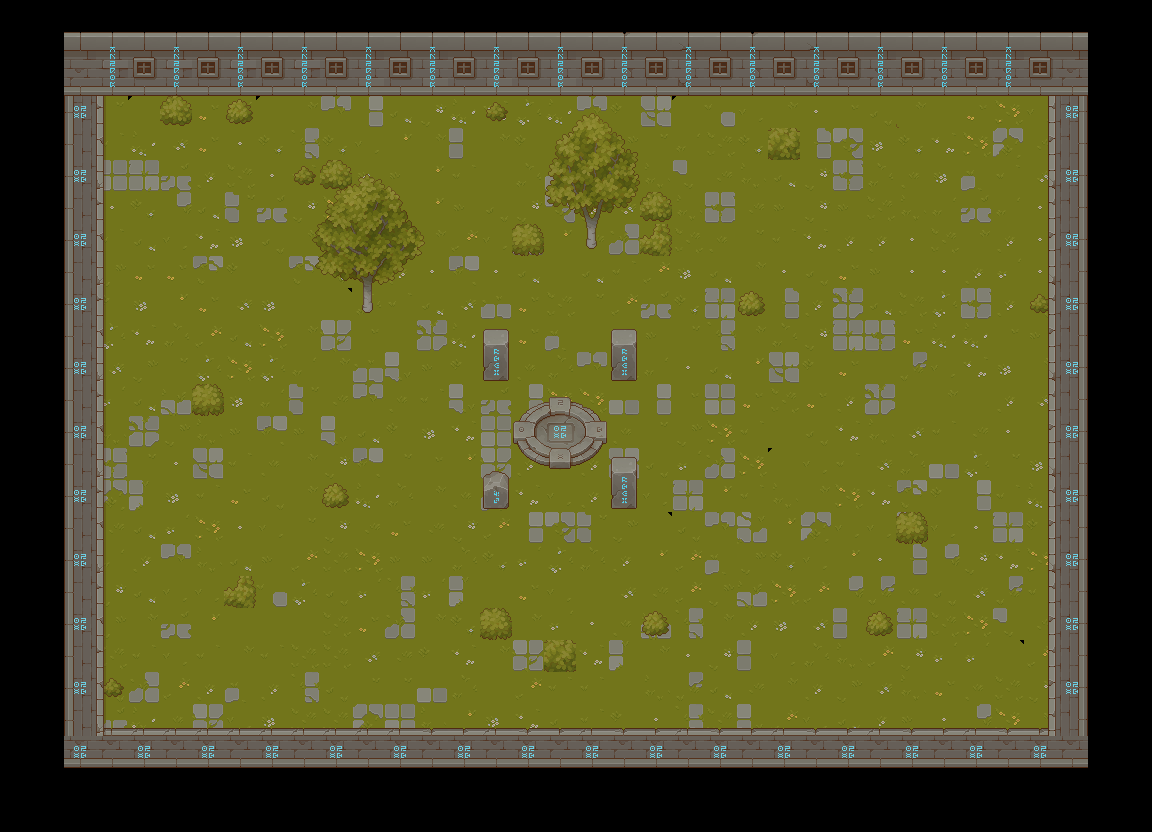

This game map was drawn from its Tiled (.tmx) file and the tilesets committed beside it. A one-line description and the trimmed map source follow:
An orthogonal 36x26 tile map with 32x32 px tiles, 5 tile layers (fond, fond2, collision, effet(font3), ...), 5 tilesets.

<map version="1.10" tiledversion="1.11.2" orientation="orthogonal" renderorder="right-down" width="36" height="26" tilewidth="32" tileheight="32" infinite="0" nextlayerid="8" nextobjectid="1">
 <tileset firstgid="1" source="Texture/TX Tileset Grass.tsx" />
 <tileset firstgid="65" name="TX Plant" tilewidth="32" tileheight="32" tilecount="256" columns="16">
  <image source="Texture/TX Plant.png" width="512" height="512" />
  <tile id="33" probability="0.1" />
  <tile id="97" probability="0.1" />
  <tile id="99" probability="0.1" />
  <tile id="101" probability="0.1" />
  <tile id="103" probability="0.1" />
  <tile id="105" probability="0.1" />
  <tile id="107" probability="0.1" />
 </tileset>
 <tileset firstgid="321" name="torche" tilewidth="32" tileheight="32" tilecount="288" columns="16">
  <image source="Texture/torche.png" width="512" height="576" />
  <tile id="32">
   <animation>
    <frame tileid="32" duration="100" />
    <frame tileid="34" duration="100" />
    <frame tileid="36" duration="100" />
    <frame tileid="38" duration="100" />
    <frame tileid="40" duration="100" />
    <frame tileid="42" duration="100" />
   </animation>
  </tile>
  <tile id="33">
   <animation>
    <frame tileid="33" duration="100" />
    <frame tileid="35" duration="100" />
    <frame tileid="37" duration="100" />
    <frame tileid="39" duration="100" />
    <frame tileid="41" duration="100" />
    <frame tileid="43" duration="100" />
   </animation>
  </tile>
  <tile id="48">
   <animation>
    <frame tileid="48" duration="100" />
    <frame tileid="50" duration="100" />
    <frame tileid="52" duration="100" />
    <frame tileid="54" duration="100" />
    <frame tileid="56" duration="100" />
    <frame tileid="58" duration="100" />
   </animation>
  </tile>
  <tile id="49">
   <animation>
    <frame tileid="49" duration="100" />
    <frame tileid="51" duration="100" />
    <frame tileid="53" duration="100" />
    <frame tileid="55" duration="100" />
    <frame tileid="57" duration="100" />
    <frame tileid="59" duration="100" />
   </animation>
  </tile>
  <tile id="256">
   <animation>
    <frame tileid="256" duration="100" />
    <frame tileid="258" duration="100" />
    <frame tileid="260" duration="100" />
    <frame tileid="262" duration="100" />
    <frame tileid="264" duration="100" />
    <frame tileid="266" duration="100" />
   </animation>
  </tile>
  <tile id="257">
   <animation>
    <frame tileid="257" duration="100" />
    <frame tileid="259" duration="100" />
    <frame tileid="261" duration="100" />
    <frame tileid="263" duration="100" />
    <frame tileid="265" duration="100" />
    <frame tileid="267" duration="100" />
   </animation>
  </tile>
  <tile id="272">
   <animation>
    <frame tileid="272" duration="100" />
    <frame tileid="274" duration="100" />
    <frame tileid="276" duration="100" />
    <frame tileid="278" duration="100" />
    <frame tileid="280" duration="100" />
    <frame tileid="282" duration="100" />
   </animation>
  </tile>
  <tile id="273">
   <animation>
    <frame tileid="273" duration="100" />
    <frame tileid="275" duration="100" />
    <frame tileid="277" duration="100" />
    <frame tileid="279" duration="100" />
    <frame tileid="281" duration="100" />
    <frame tileid="283" duration="100" />
   </animation>
  </tile>
 </tileset>
 <tileset firstgid="609" name="TX Tileset Wall" tilewidth="32" tileheight="32" tilecount="256" columns="16">
  <image source="Texture/TX Tileset Wall.png" width="512" height="512" />
  <tile id="0" />
  <tile id="1" />
  <tile id="2" />
  <tile id="3" />
  <tile id="4" />
  <tile id="5" />
  <tile id="6" />
  <tile id="7" />
  <tile id="8" />
  <tile id="9" />
  <tile id="10" />
  <tile id="11" />
  <tile id="12" />
  <tile id="13" />
  <tile id="14" />
  <tile id="15" />
  <tile id="16" />
  <tile id="17" />
  <tile id="18" />
  <tile id="19" />
  <tile id="20" />
  <tile id="21" />
  <tile id="22" />
  <tile id="23" />
  <tile id="24" />
  <tile id="25" />
  <tile id="26" />
  <tile id="27" />
  <tile id="28" />
  <tile id="29" />
  <tile id="30" />
  <tile id="31" />
  <tile id="32" />
  <tile id="33" />
  <tile id="34" />
  <tile id="35" />
  <tile id="36" />
  <tile id="37" />
  <tile id="38" />
  <tile id="39" />
  <tile id="40" />
  <tile id="41" />
  <tile id="42" />
  <tile id="43" />
  <tile id="44" />
  <tile id="45" />
  <tile id="46" />
  <tile id="47" />
  <tile id="48" />
  <tile id="49" />
  <tile id="50" />
  <tile id="51" />
  <tile id="52" />
  <tile id="53" />
  <tile id="54" />
  <tile id="55" />
  <tile id="56" />
  <tile id="57" />
  <tile id="58" />
  <tile id="59" />
  <tile id="60" />
  <tile id="61" />
  <tile id="62" />
  <tile id="63" />
  <tile id="64" />
  <tile id="65" />
  <tile id="66" />
  <tile id="67" />
  <tile id="68" />
  <tile id="69" />
  <tile id="70" />
  <tile id="71" />
  <tile id="72" />
  <tile id="73" />
  <tile id="74" />
  <tile id="75" />
  <tile id="76" />
  <tile id="77" />
  <tile id="78" />
  <tile id="79" />
  <tile id="80" />
  <tile id="81" />
  <tile id="82" />
  <tile id="83" />
  <tile id="84" />
  <tile id="85" />
  <tile id="86" />
  <tile id="87" />
  <tile id="88" />
  <tile id="89" />
  <tile id="90" />
  <tile id="91" />
  <tile id="92" />
  <tile id="93" />
  <tile id="94" />
  <tile id="95" />
  <tile id="96" />
  <tile id="97" probability="0.5" />
  <tile id="98" probability="0.5" />
  <tile id="99" probability="0.5" />
  <tile id="100" probability="0.5" />
  <tile id="149" probability="0.5" />
  <tile id="101" />
  <tile id="103" />
  <tile id="104" />
  <tile id="148" probability="0.5" />
  <tile id="102" probability="0.5" />
  <tile id="105" />
  <tile id="106" />
  <tile id="107" />
  <tile id="108" />
  <tile id="109" />
  <tile id="110" />
  <tile id="111" />
  <tile id="112" />
  <tile id="165" probability="0.5" />
  <tile id="113" probability="0.5" />
  <tile id="114" probability="0.5" />
  <tile id="115" probability="0.5" />
  <tile id="117" />
  <tile id="119" />
  <tile id="116" probability="0.5" />
  <tile id="118" probability="0.5" />
  <tile id="120" />
  <tile id="121" />
  <tile id="122" />
  <tile id="123" />
  <tile id="124" />
  <tile id="125" />
  <tile id="126" />
  <tile id="127" />
  <tile id="128" />
  <tile id="129" />
  <tile id="130" />
  <tile id="131" />
  <tile id="132" />
  <tile id="133" />
  <tile id="134" />
  <tile id="135" />
  <tile id="136" />
  <tile id="137" />
  <tile id="138" />
  <tile id="139" />
  <tile id="140" />
  <tile id="141" />
  <tile id="142" />
  <tile id="143" />
  <tile id="144" />
  <tile id="145" probability="0.5" />
  <tile id="146" probability="0.5" />
  <tile id="147" />
  <tile id="150" />
  <tile id="151" />
  <tile id="152" />
  <tile id="153" />
  <tile id="154" />
  <tile id="155" />
  <tile id="156" />
  <tile id="157" />
  <tile id="158" />
  <tile id="159" />
  <tile id="160" />
  <tile id="161" probability="0.5" />
  <tile id="162" probability="0.5" />
  <tile id="163" />
  <tile id="164" probability="0.5" />
  <tile id="166" />
  <tile id="167" />
  <tile id="168" />
  <tile id="169" />
  <tile id="170" />
  <tile id="171" />
  <tile id="172" />
  <tile id="173" />
  <tile id="174" />
  <tile id="175" />
  <tile id="176" />
  <tile id="177" />
  <tile id="178" />
  <tile id="179" />
  <tile id="180" />
  <tile id="181" />
  <tile id="182" />
  <tile id="183" />
  <tile id="184" />
  <tile id="185" />
  <tile id="186" />
  <tile id="187" />
  <tile id="188" />
  <tile id="189" />
  <tile id="190" />
  <tile id="191" />
  <tile id="192" />
  <tile id="193" />
  <tile id="194" />
  <tile id="195" />
  <tile id="196" />
  <tile id="197" />
  <tile id="198" />
  <tile id="199" />
  <tile id="200" />
  <tile id="201" />
  <tile id="202" />
  <tile id="203" />
  <tile id="204" />
  <tile id="205" />
  <tile id="206" />
  <tile id="207" />
  <tile id="208" />
  <tile id="209" />
  <tile id="210" />
  <tile id="211" />
  <tile id="212" />
  <tile id="213" />
  <tile id="214" />
  <tile id="215" />
  <tile id="216" />
  <tile id="217" />
  <tile id="218" />
  <tile id="219" />
  <tile id="220" />
  <tile id="221" />
  <tile id="222" />
  <tile id="223" />
  <tile id="224" />
  <tile id="225" />
  <tile id="226" />
  <tile id="227" />
  <tile id="228" />
  <tile id="229" />
  <tile id="230" />
  <tile id="231" />
  <tile id="232" />
  <tile id="233" />
  <tile id="234" />
  <tile id="235" />
  <tile id="236" />
  <tile id="237" />
  <tile id="238" />
  <tile id="239" />
  <tile id="240" />
  <tile id="241" />
  <tile id="242" />
  <tile id="243" />
  <tile id="244" />
  <tile id="245" />
  <tile id="246" />
  <tile id="247" />
  <tile id="248" />
  <tile id="249" />
  <tile id="250" />
  <tile id="251" />
  <tile id="252" />
  <tile id="253" />
  <tile id="254" />
  <tile id="255" />
 </tileset>
 <tileset firstgid="865" name="TX Props" tilewidth="32" tileheight="32" tilecount="256" columns="16">
  <image source="Texture/TX Props.png" width="512" height="512" />
 </tileset>
 <layer id="1" name="fond" width="36" height="26">
  <data>[936 cells, 600 non-empty, 63 distinct tile ids]</data>
 </layer>
 <layer id="4" name="fond2" width="36" height="26">
  <data>[936 cells, 557 non-empty, 25 distinct tile ids]</data>
 </layer>
 <layer id="3" name="collision" width="36" height="26">
  <data>[936 cells, 274 non-empty, 68 distinct tile ids]</data>
 </layer>
 <layer id="7" name="effet(font3)" width="36" height="26">
  <data>[936 cells, 10 non-empty, 6 distinct tile ids]</data>
 </layer>
 <layer id="6" name="collision2" width="36" height="26">
  <data>[936 cells, 67 non-empty, 5 distinct tile ids]</data>
 </layer>
</map>
